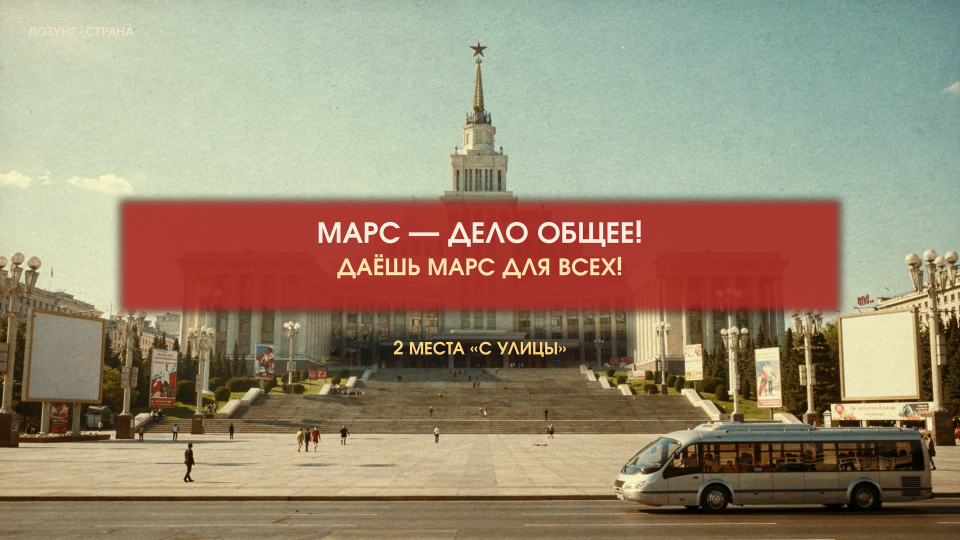
#> input picture assets/review/_s5_varA.png, 1920 x 1080 px, given in place of review_113_s4_cap_before.png, which was not available (shown at 1/2 size)
$ python _s4_cap_ab2.py
#> lines starting #> are read from the running program, lines starting #| are printed output that depends on the picture
# -*- coding: utf-8 -*-
"""Лист для Ивана: было (наезд, мелкая низкая подпись) / стало в покое / стало на наезде."""
import os
from PIL import Image, ImageDraw, ImageFont

HERE = os.path.dirname(os.path.abspath(__file__))

ROOT = os.path.dirname(os.path.dirname(HERE))
REV = os.path.join(ROOT, 'assets', 'review')
GOTHIC = '/usr/share/fonts/opentype/urw-base35/URWGothic-Demi.otf'
LATO = '/usr/share/fonts/truetype/lato/Lato-Bold.ttf'

PANELS = [
    ('review_113_s4_cap_before.png', 'БЫЛО', 'кегль 52, подпись внизу — на наезде уходила под подстрочник', (214, 96, 82)),
    ('review_113_s4_cap_wide.png', 'СТАЛО · покой', 'кегль 61 = 94% ширины экрана ТВ, сразу под телевизором', (126, 214, 128)),
    ('review_113_s4_cap_zoom.png', 'СТАЛО · наезд 1.5x', 'растёт до 91%, до подстрочника 101 px — не перекрывается', (126, 214, 128)),
]
W, HEAD = 1400, 78
ims = []
for fn, title, sub, col in PANELS:
    im = Image.open(os.path.join(REV, fn)).convert('RGB')
#> im is the input picture: PIL image 1920x1080 RGB; mean R, G, B 154.2, 138.5, 114.8
    im = im.resize((W, int(W * im.height / im.width)), Image.LANCZOS)
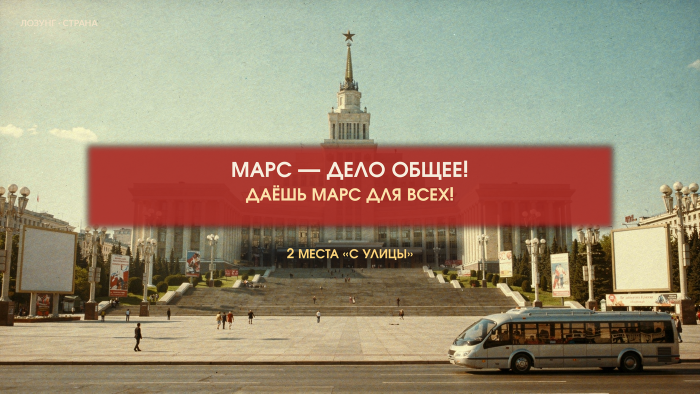
#> im: PIL image 1400x787 RGB (shown at 1/2 size); mean R, G, B 154.2, 138.5, 114.8
    ims.append((im, title, sub, col))
#> pass 2 of the loop `for fn, title, sub, col in PANELS:`:
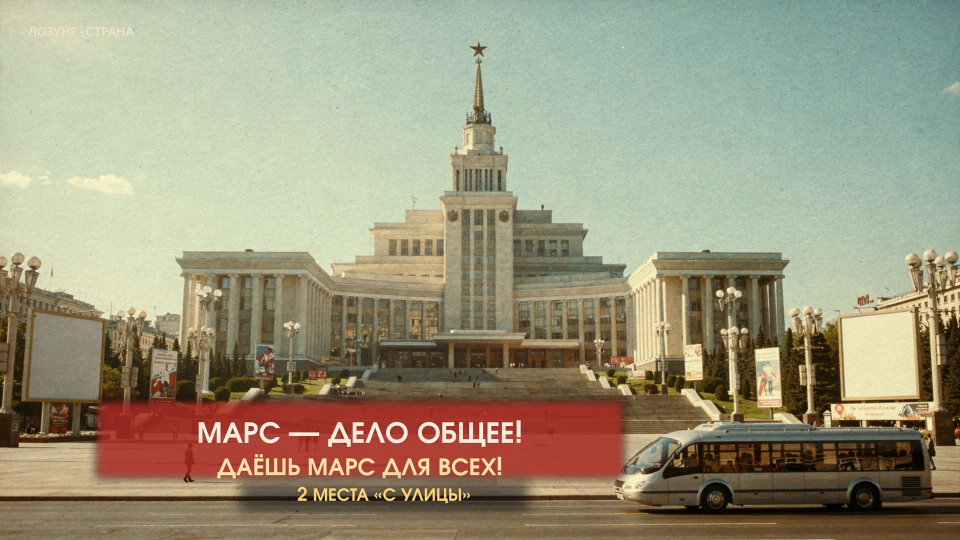
#> input picture assets/review/_s5_varB2.png, 1920 x 1080 px, given in place of review_113_s4_cap_wide.png, which was not available (shown at 1/2 size)
#> im is the input picture: PIL image 1920x1080 RGB; mean R, G, B 155.2, 150, 124.8
#> `im = im.resize((W, int(W * im.height / im.width)), Image.LANCZOS)`:
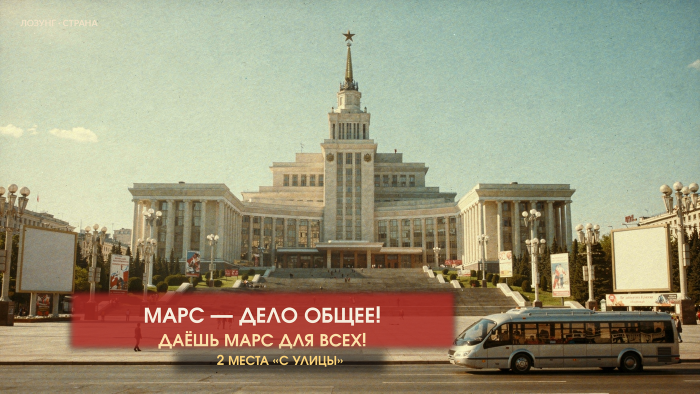
#> im: PIL image 1400x787 RGB (shown at 1/2 size); mean R, G, B 155.2, 150, 124.8

total_h = sum(im.height + HEAD for im, *_ in ims)
#> total_h = 2595
sheet = Image.new('RGB', (W, total_h), (14, 16, 22))
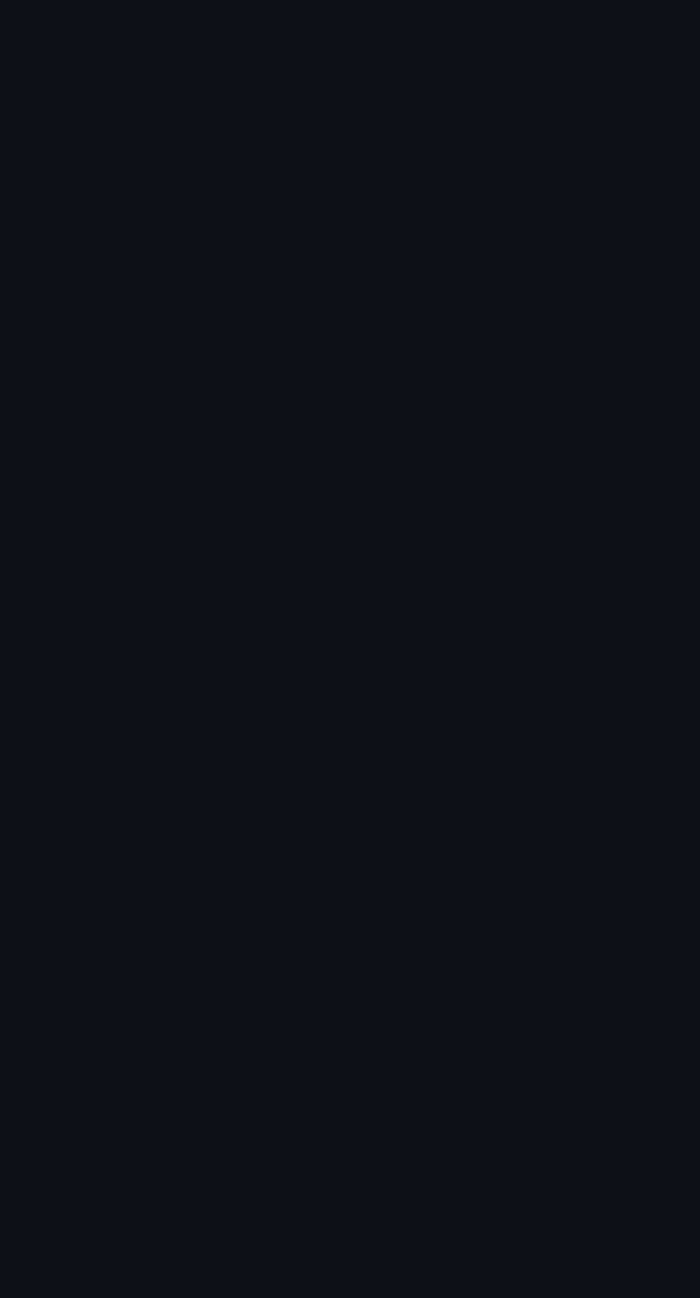
#> sheet: PIL image 1400x2595 RGB (shown at 1/2 size); mean R, G, B 14, 16, 22
d = ImageDraw.Draw(sheet)
f1 = ImageFont.truetype(GOTHIC, 34)
f2 = ImageFont.truetype(LATO, 22)
y = 0
for im, title, sub, col in ims:
    d.rectangle([0, y, W, y + HEAD - 6], fill=(22, 26, 34))
    d.text((24, y + 8), title, font=f1, fill=col)
    d.text((400, y + 26), sub, font=f2, fill=(226, 220, 206))
    y += HEAD
    sheet.paste(im, (0, y))
    y += im.height
    d.rectangle([0, y - 3, W, y], fill=(60, 66, 80))
#> this loop made 3 passes
#> (title, col, y) on passes 1 to 3: ('БЫЛО', (214, 96, 82), 865), ('СТАЛО · покой', (126, 214, 128), 1730), ('СТАЛО · наезд 1.5x', (126, 214, 128), 2595)
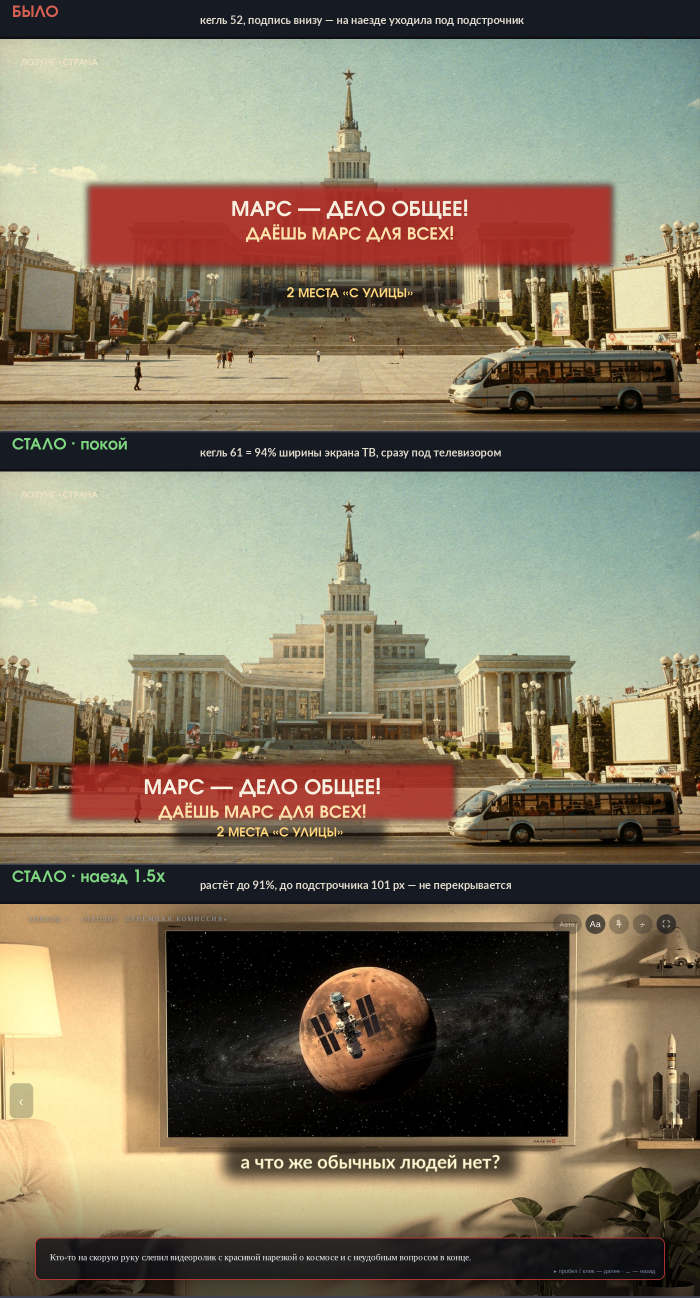
#> sheet: PIL image 1400x2595 RGB (shown at 1/2 size); mean R, G, B 129.5, 118.9, 97.4
#> after the loop, y = 2595
out = os.path.join(REV, 'review_114_s4_caption_fit.png')
sheet.save(out)
print(out, sheet.size, os.path.getsize(out), 'B')
#| assets/review/review_114_s4_caption_fit.png (1400, 2595) 4833499 B
